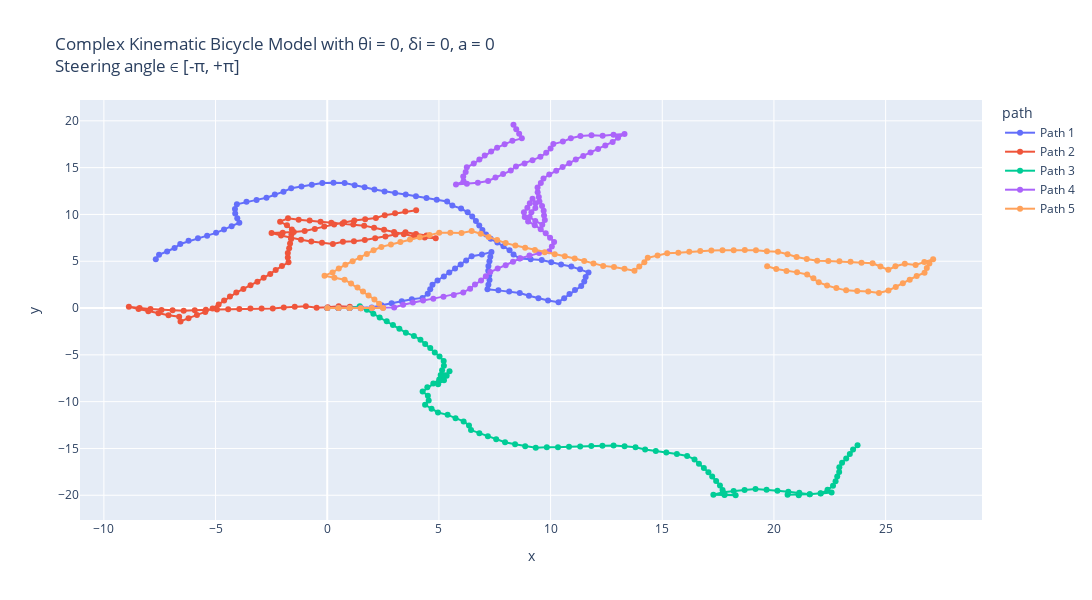

Notebook source saved alongside this figure:
### Markdown cell above
Complex Kinematic Bicycle Model with θi = 0, δi = 0, a = 0 : 
Trajectories with constant velocity, initial heading and steering angle as 0; 
But with complex kinematic_bicycle_model methods : kinematic_bicycle_model or kinematic_bicycle_model_w_slip

### Code cell
# Making 5 possible trajectories 
trajectories = []
for i in range (5):
    # Passed initial heading angle randomly (any angle b/w -90 to +90 degrees).
    # Passed acceleration; keeping acceleration constant for each trajectory, in a range of 0-2
    # Effect of acc. in the trajectory can be removed by making a = 0.0 
    # Initial delta can be any angle between -180 to +180 degrees.
    (x_traj, y_traj, θi, δi, a_traj, v_traj) = start_trajectory(theta_init = 0.0, a_init = 0.0, delta_init = 0.0, v_init = 5, mode = "complex")
    trajectories.append((x_traj, y_traj, θi, δi, a_traj, v_traj))

# Create a DataFrame for plotting
data = []
for i, (x_traj, y_traj, theta_init, delta_init, a_traj, v_traj) in enumerate(trajectories):
    for x, y, v in zip(x_traj, y_traj, v_traj):
        data.append({"x": x, "y": y, "v": v, "path": f"Path {i+1}"})
df = pd.DataFrame(data)

# Creating the plot using plotly.
fig = px.line(df, x="x", y="y", color="path", custom_data=["v"], title="Complex Kinematic Bicycle Model with θi = 0, δi = 0, a = 0  <br>Steering angle ∈ [-π, +π]", render_mode="svg")
# Adding hover functionality
fig.update_traces(mode="markers+lines", hovertemplate="<br>".join([
    "v: %{customdata[0]:.2f}",
    "x: %{x:.2f}",
    "y: %{y:.2f}"
]))
fig.update_layout(height=600,width=1130)
fig.show()

# Using matplotlib
plt.figure(figsize=(15, 6))
for i, (x_traj, y_traj, θi, δi, a_traj, v_traj) in enumerate(trajectories):
    # Model built such that a remains same inside; can be randomised by using a random statement.
    # print(x_traj,"\n", y_traj)
    plt.plot(x_traj, y_traj, label=f"Path {i+1}", alpha = 0.7)
plt.xlabel("x [m]")
plt.ylabel("y [m]")
plt.grid("True")
plt.title("Complex Kinematic Bicycle Model with θi = 0, δi = 0, a = 0 \n Steering angle ∈ [-π, +π]")
plt.legend()
plt.axis('equal')
plt.show()

# Using plt to show the velocity variation w.r.t. time :
dt = 0.1  # Time step
t_end = 10  # 10 seconds
t = np.arange(0, t_end + dt, dt)

plt.figure(figsize=(15, 6))
for i, (x_traj, y_traj, θi, δi, a_traj, v_traj) in enumerate(trajectories):
    # Model built such that a remains same inside; can be randomised by using a random statement.
    # print(x_traj,"\n", y_traj)
    plt.plot(t, v_traj, label=f"Path {i+1}", alpha = 0.7)
plt.ylabel("v [m/s]")
plt.xlabel("t [s]")
plt.grid("True")
plt.title("Velocity variation w.r.t. time")
plt.legend()
plt.show()

### Figure 1 — Plotly figure (JSON) as saved in the notebook; plotly's stock layout.template omitted (floating-point values rounded to 4 significant figures)
{"data": [{"customdata": [[5], [5], [5], [5], [5], [5], [5], [5], [5], [5], [5], [5], [5], [5], [5], [5], [5], [5], [5], [5], [5], [5], [5], [5], [5], [5], [5], [5], [5], [5], [5], [5], [5], [5], [5], [5], [5], [5], [5], [5], [5], [5], [5], [5], [5], [5], [5], [5], [5], [5], [5], [5], [5], [5], [5], [5], [5], [5], [5], [5], [5], [5], [5], [5], [5], [5], [5], [5], [5], [5], [5], [5], [5], [5], [5], [5], [5], [5], [5], [5], [5], [5], [5], [5], [5], [5], [5], [5], [5], [5], [5], [5], [5], [5], [5], [5], [5], [5], [5], [5], [5]], "hovertemplate": "v: %{customdata[0]:.2f}<br>x: %{x:.2f}<br>y: %{y:.2f}", "legendgroup": "Path 1", "line": {"color": "#636efa", "dash": "solid"}, "marker": {"symbol": "circle"}, "mode": "markers+lines", "name": "Path 1", "orientation": "v", "showlegend": true, "type": "scatter", "x": [0, 0.5, 1, 1.499, 1.994, 2.433, 2.882, 3.335, 3.787, 4.265, 4.498, 4.61, 4.711, 4.938, 5.222, 5.463, 5.722, 5.975, 6.22, 6.466, 6.924, 7.352, 7.301, 7.263, 7.216, 7.21, 7.25, 7.265, 7.215, 7.173, 7.661, 8.146, 8.619, 9.031, 9.456, 9.885, 10.35, 10.61, 10.85, 11.09, 11.37, 11.51, 11.57, 11.7, 11.32, 10.93, 10.47, 10.03, 9.603, 9.108, 8.615, 8.341, 8.162, 7.89, 7.618, 7.317, 7.109, 6.947, 6.807, 6.656, 6.492, 6.287, 5.992, 5.602, 5.368, 4.902, 4.443, 3.972, 3.514, 3.039, 2.567, 2.114, 1.674, 1.228, 0.7779, 0.2788, -0.2201, -0.6912, -1.153, -1.615, -1.958, -2.347, -2.72, -3.164, -3.616, -4.045, -4.131, -4.12, -4.029, -3.935, -4.28, -4.621, -4.976, -5.378, -5.789, -6.21, -6.58, -6.835, -7.169, -7.53, -7.676], "xaxis": "x", "y": [0, 0, 0, -0.02306, 0.05286, 0.2913, 0.5113, 0.7233, 0.9378, 1.082, 1.525, 2.012, 2.502, 2.947, 3.359, 3.797, 4.225, 4.656, 5.092, 5.527, 5.727, 5.985, 5.488, 4.989, 4.491, 3.991, 3.493, 2.993, 2.496, 1.998, 1.888, 1.768, 1.605, 1.322, 1.058, 0.8025, 0.6255, 1.056, 1.495, 1.93, 2.346, 2.827, 3.323, 3.806, 4.132, 4.444, 4.645, 4.881, 5.142, 5.209, 5.291, 5.709, 6.176, 6.596, 7.015, 7.415, 7.87, 8.343, 8.823, 9.299, 9.771, 10.23, 10.63, 10.94, 11.39, 11.57, 11.77, 11.93, 12.13, 12.29, 12.46, 12.67, 12.9, 13.13, 13.35, 13.38, 13.35, 13.18, 12.99, 12.8, 12.43, 12.12, 11.79, 11.56, 11.34, 11.09, 10.59, 10.09, 9.602, 9.11, 8.749, 8.383, 8.031, 7.733, 7.448, 7.178, 6.842, 6.412, 6.04, 5.695, 5.216], "yaxis": "y"}, {"customdata": [[5], [5], [5], [5], [5], [5], [5], [5], [5], [5], [5], [5], [5], [5], [5], [5], [5], [5], [5], [5], [5], [5], [5], [5], [5], [5], [5], [5], [5], [5], [5], [5], [5], [5], [5], [5], [5], [5], [5], [5], [5], [5], [5], [5], [5], [5], [5], [5], [5], [5], [5], [5], [5], [5], [5], [5], [5], [5], [5], [5], [5], [5], [5], [5], [5], [5], [5], [5], [5], [5], [5], [5], [5], [5], [5], [5], [5], [5], [5], [5], [5], [5], [5], [5], [5], [5], [5], [5], [5], [5], [5], [5], [5], [5], [5], [5], [5], [5], [5], [5], [5]], "hovertemplate": "v: %{customdata[0]:.2f}<br>x: %{x:.2f}<br>y: %{y:.2f}", "legendgroup": "Path 2", "line": {"color": "#EF553B", "dash": "solid"}, "marker": {"symbol": "circle"}, "mode": "markers+lines", "name": "Path 2", "orientation": "v", "showlegend": true, "type": "scatter", "x": [0, 0.5, 1, 1.499, 1.011, 0.5126, 0.02361, -0.4753, -0.9563, -1.454, -1.946, -2.439, -2.939, -3.439, -3.936, -4.436, -4.935, -5.434, -5.932, -6.426, -6.924, -7.421, -7.914, -8.401, -8.882, -8.448, -8.01, -7.557, -7.106, -6.629, -6.569, -6.21, -5.835, -5.461, -5.133, -4.862, -4.616, -4.355, -4.071, -3.755, -3.436, -3.127, -2.846, -2.552, -2.307, -2.028, -1.733, -1.765, -1.765, -1.705, -1.664, -1.618, -1.601, -1.583, -1.802, -2.111, -1.757, -1.278, -0.7871, -0.2999, 0.183, 0.676, 1.167, 1.653, 2.097, 2.545, 2.991, 3.43, 3.878, 4.364, 4.857, 4.443, 3.971, 3.503, 3.057, 2.605, 2.147, 1.682, 1.196, 0.702, 0.2526, -0.2354, -0.7141, -1.174, -1.627, -2.067, -2.492, -1.994, -1.499, -1.009, -0.5559, -0.133, 0.3084, 0.757, 1.213, 1.698, 2.179, 2.576, 3.037, 3.496, 3.98], "xaxis": "x", "y": [0, 0, 0, 0.03446, 0.1455, 0.1819, 0.07769, 0.04461, 0.1812, 0.1382, 0.0474, -0.03753, -0.04851, -0.04867, -0.09862, -0.1165, -0.144, -0.1814, -0.228, -0.2991, -0.2483, -0.1964, -0.1116, 0.0005302, 0.137, -0.1112, -0.3513, -0.5629, -0.7804, -0.9307, -1.427, -1.079, -0.7485, -0.416, -0.03897, 0.3814, 0.8166, 1.243, 1.654, 2.042, 2.427, 2.82, 3.234, 3.638, 4.074, 4.489, 4.893, 5.392, 5.892, 6.388, 6.886, 7.384, 7.884, 8.384, 8.833, 9.227, 9.58, 9.437, 9.341, 9.228, 9.099, 9.015, 8.92, 8.804, 8.573, 8.352, 8.127, 7.886, 7.664, 7.547, 7.468, 7.747, 7.913, 8.09, 7.863, 7.65, 7.45, 7.265, 7.148, 7.072, 6.853, 6.962, 7.107, 7.302, 7.515, 7.752, 8.015, 8.052, 8.121, 8.222, 8.433, 8.7, 8.935, 9.156, 9.361, 9.481, 9.621, 9.924, 10.12, 10.32, 10.44], "yaxis": "y"}, {"customdata": [[5], [5], [5], [5], [5], [5], [5], [5], [5], [5], [5], [5], [5], [5], [5], [5], [5], [5], [5], [5], [5], [5], [5], [5], [5], [5], [5], [5], [5], [5], [5], [5], [5], [5], [5], [5], [5], [5], [5], [5], [5], [5], [5], [5], [5], [5], [5], [5], [5], [5], [5], [5], [5], [5], [5], [5], [5], [5], [5], [5], [5], [5], [5], [5], [5], [5], [5], [5], [5], [5], [5], [5], [5], [5], [5], [5], [5], [5], [5], [5], [5], [5], [5], [5], [5], [5], [5], [5], [5], [5], [5], [5], [5], [5], [5], [5], [5], [5], [5], [5], [5]], "hovertemplate": "v: %{customdata[0]:.2f}<br>x: %{x:.2f}<br>y: %{y:.2f}", "legendgroup": "Path 3", "line": {"color": "#00cc96", "dash": "solid"}, "marker": {"symbol": "circle"}, "mode": "markers+lines", "name": "Path 3", "orientation": "v", "showlegend": true, "type": "scatter", "x": [0, 0.5, 1, 1.459, 1.774, 2.064, 2.347, 2.663, 2.942, 3.229, 3.521, 3.88, 4.173, 4.384, 4.613, 4.815, 5.028, 5.214, 5.224, 5.141, 5.078, 5.054, 4.965, 5.227, 5.347, 5.475, 5.259, 5.013, 4.749, 4.482, 4.271, 4.505, 4.542, 4.38, 4.67, 4.958, 5.389, 5.745, 6.106, 6.347, 6.438, 6.812, 7.192, 7.565, 7.961, 8.409, 8.863, 9.334, 9.831, 10.33, 10.83, 11.33, 11.82, 12.32, 12.82, 13.31, 13.8, 14.23, 14.71, 15.18, 15.65, 16.11, 16.44, 16.64, 16.86, 17.07, 17.23, 17.41, 17.58, 17.7, 17.79, 18.29, 17.79, 17.29, 17.72, 18.2, 18.69, 19.17, 19.67, 20.16, 20.64, 21.14, 21.61, 21.11, 20.61, 21.11, 21.6, 22.09, 22.58, 22.1, 22.4, 22.64, 22.76, 22.83, 22.92, 22.93, 23.05, 23.23, 23.4, 23.54, 23.74], "xaxis": "x", "y": [0, 0, 0, 0.1972, -0.1912, -0.5987, -1.011, -1.399, -1.814, -2.223, -2.629, -2.976, -3.382, -3.835, -4.279, -4.737, -5.189, -5.653, -6.153, -6.646, -7.142, -7.642, -8.134, -7.708, -7.223, -6.739, -7.19, -7.626, -8.05, -8.473, -8.926, -9.369, -9.867, -10.34, -10.75, -11.16, -11.41, -11.76, -12.11, -12.55, -13.04, -13.37, -13.69, -14.03, -14.33, -14.55, -14.76, -14.93, -14.87, -14.88, -14.81, -14.8, -14.75, -14.7, -14.68, -14.76, -14.87, -15.12, -15.27, -15.43, -15.6, -15.8, -16.17, -16.63, -17.08, -17.54, -18.01, -18.48, -18.95, -19.43, -19.92, -20.0, -19.97, -19.94, -19.69, -19.54, -19.44, -19.34, -19.4, -19.52, -19.63, -19.72, -19.88, -19.91, -19.95, -19.99, -19.88, -19.78, -19.7, -19.82, -19.42, -18.99, -18.5, -18.01, -17.51, -17.01, -16.53, -16.06, -15.59, -15.11, -14.66], "yaxis": "y"}, {"customdata": [[5], [5], [5], [5], [5], [5], [5], [5], [5], [5], [5], [5], [5], [5], [5], [5], [5], [5], [5], [5], [5], [5], [5], [5], [5], [5], [5], [5], [5], [5], [5], [5], [5], [5], [5], [5], [5], [5], [5], [5], [5], [5], [5], [5], [5], [5], [5], [5], [5], [5], [5], [5], [5], [5], [5], [5], [5], [5], [5], [5], [5], [5], [5], [5], [5], [5], [5], [5], [5], [5], [5], [5], [5], [5], [5], [5], [5], [5], [5], [5], [5], [5], [5], [5], [5], [5], [5], [5], [5], [5], [5], [5], [5], [5], [5], [5], [5], [5], [5], [5], [5]], "hovertemplate": "v: %{customdata[0]:.2f}<br>x: %{x:.2f}<br>y: %{y:.2f}", "legendgroup": "Path 4", "line": {"color": "#ab63fa", "dash": "solid"}, "marker": {"symbol": "circle"}, "mode": "markers+lines", "name": "Path 4", "orientation": "v", "showlegend": true, "type": "scatter", "x": [0, 0.5, 1, 1.5, 2.0, 2.499, 2.998, 3.398, 3.834, 4.291, 4.749, 5.204, 5.666, 6.089, 6.397, 6.615, 6.887, 7.1, 7.298, 7.63, 7.988, 8.316, 8.647, 9.054, 9.483, 9.936, 10.06, 10.16, 9.976, 9.783, 9.557, 9.291, 8.993, 8.842, 8.806, 8.96, 9.07, 9.191, 9.328, 9.317, 9.142, 9.061, 9.314, 9.627, 9.742, 9.706, 9.69, 9.617, 9.5, 9.472, 9.422, 9.416, 9.563, 9.681, 9.94, 10.25, 10.54, 10.84, 11.13, 11.46, 11.79, 12.13, 12.45, 12.78, 13.02, 13.31, 12.82, 12.33, 11.83, 11.33, 10.91, 10.55, 10.12, 9.998, 9.803, 9.542, 9.19, 8.833, 8.45, 8.217, 7.873, 7.532, 7.202, 6.744, 6.252, 5.763, 6.103, 6.089, 6.198, 6.25, 6.559, 6.812, 7.051, 7.338, 7.606, 7.941, 8.289, 8.712, 8.593, 8.462, 8.338], "xaxis": "x", "y": [0, 0, 0, -0.007634, -0.005086, 0.02858, 0.05581, 0.3559, 0.6005, 0.8037, 1.004, 1.211, 1.404, 1.669, 2.064, 2.514, 2.933, 3.385, 3.844, 4.218, 4.567, 4.945, 5.319, 5.61, 5.867, 6.077, 6.563, 7.052, 7.518, 7.98, 8.426, 8.849, 9.25, 9.727, 10.23, 10.7, 11.19, 11.67, 11.19, 10.69, 10.23, 9.732, 9.3, 8.911, 9.398, 9.896, 10.4, 10.89, 11.38, 11.88, 12.37, 12.87, 13.35, 13.84, 14.27, 14.66, 15.06, 15.47, 15.87, 16.25, 16.62, 16.99, 17.37, 17.75, 18.19, 18.6, 18.52, 18.4, 18.45, 18.39, 18.13, 17.78, 17.52, 17.04, 16.58, 16.15, 15.8, 15.45, 15.13, 14.68, 14.32, 13.96, 13.58, 13.38, 13.29, 13.19, 13.55, 14.05, 14.54, 15.04, 15.43, 15.86, 16.3, 16.71, 17.13, 17.5, 17.86, 18.13, 18.61, 19.1, 19.58], "yaxis": "y"}, {"customdata": [[5], [5], [5], [5], [5], [5], [5], [5], [5], [5], [5], [5], [5], [5], [5], [5], [5], [5], [5], [5], [5], [5], [5], [5], [5], [5], [5], [5], [5], [5], [5], [5], [5], [5], [5], [5], [5], [5], [5], [5], [5], [5], [5], [5], [5], [5], [5], [5], [5], [5], [5], [5], [5], [5], [5], [5], [5], [5], [5], [5], [5], [5], [5], [5], [5], [5], [5], [5], [5], [5], [5], [5], [5], [5], [5], [5], [5], [5], [5], [5], [5], [5], [5], [5], [5], [5], [5], [5], [5], [5], [5], [5], [5], [5], [5], [5], [5], [5], [5], [5], [5]], "hovertemplate": "v: %{customdata[0]:.2f}<br>x: %{x:.2f}<br>y: %{y:.2f}", "legendgroup": "Path 5", "line": {"color": "#FFA15A", "dash": "solid"}, "marker": {"symbol": "circle"}, "mode": "markers+lines", "name": "Path 5", "orientation": "v", "showlegend": true, "type": "scatter", "x": [0, 0.5, 1, 1.5, 1.999, 2.499, 2.323, 2.113, 1.851, 1.601, 1.355, 1.067, 0.7779, 0.3228, -0.1219, 0.2384, 0.5169, 0.8116, 1.136, 1.468, 1.773, 2.075, 2.423, 2.852, 3.274, 3.705, 4.143, 4.582, 5.012, 5.512, 6.012, 6.466, 6.869, 7.227, 7.606, 7.99, 8.423, 8.86, 9.297, 9.734, 10.18, 10.64, 11.08, 11.51, 11.92, 12.35, 12.84, 13.31, 13.76, 13.97, 14.2, 14.35, 14.79, 15.22, 15.72, 16.21, 16.7, 17.2, 17.7, 18.2, 18.7, 19.19, 19.68, 20.18, 20.61, 21.01, 21.47, 21.93, 22.43, 22.93, 23.43, 23.92, 24.42, 24.77, 25.12, 25.44, 25.86, 26.34, 26.73, 27.13, 26.96, 26.84, 26.74, 26.39, 26.08, 25.77, 25.45, 25.13, 24.7, 24.22, 23.73, 23.23, 22.79, 22.38, 22.01, 21.77, 21.49, 21.04, 20.56, 20.1, 19.7], "xaxis": "x", "y": [0, 0, 0, -0.008621, 0.01396, -0.007941, 0.46, 0.914, 1.339, 1.773, 2.208, 2.616, 3.025, 3.232, 3.46, 3.807, 4.222, 4.626, 5.007, 5.381, 5.777, 6.175, 6.534, 6.791, 7.059, 7.312, 7.553, 7.792, 8.047, 8.039, 8.02, 8.229, 7.932, 7.583, 7.257, 6.937, 6.687, 6.444, 6.201, 5.958, 5.741, 5.529, 5.295, 5.034, 4.754, 4.504, 4.383, 4.21, 3.988, 4.439, 4.884, 5.36, 5.602, 5.852, 5.897, 6.004, 6.087, 6.138, 6.161, 6.163, 6.207, 6.162, 6.064, 6.002, 5.746, 5.454, 5.245, 5.062, 5.034, 4.986, 4.948, 4.843, 4.79, 4.434, 4.079, 4.464, 4.732, 4.603, 4.917, 5.223, 4.752, 4.266, 3.776, 3.42, 3.03, 2.636, 2.249, 1.872, 1.609, 1.757, 1.824, 1.888, 2.129, 2.409, 2.742, 3.181, 3.594, 3.812, 3.968, 4.168, 4.46], "yaxis": "y"}], "layout": {"height": 600, "legend": {"title": {"text": "path"}, "tracegroupgap": 0}, "title": {"text": "Complex Kinematic Bicycle Model with θi = 0, δi = 0, a = 0  <br>Steering angle ∈ [-π, +π]"}, "width": 1130, "xaxis": {"anchor": "y", "domain": [0, 1], "title": {"text": "x"}}, "yaxis": {"anchor": "x", "domain": [0, 1], "title": {"text": "y"}}}}
